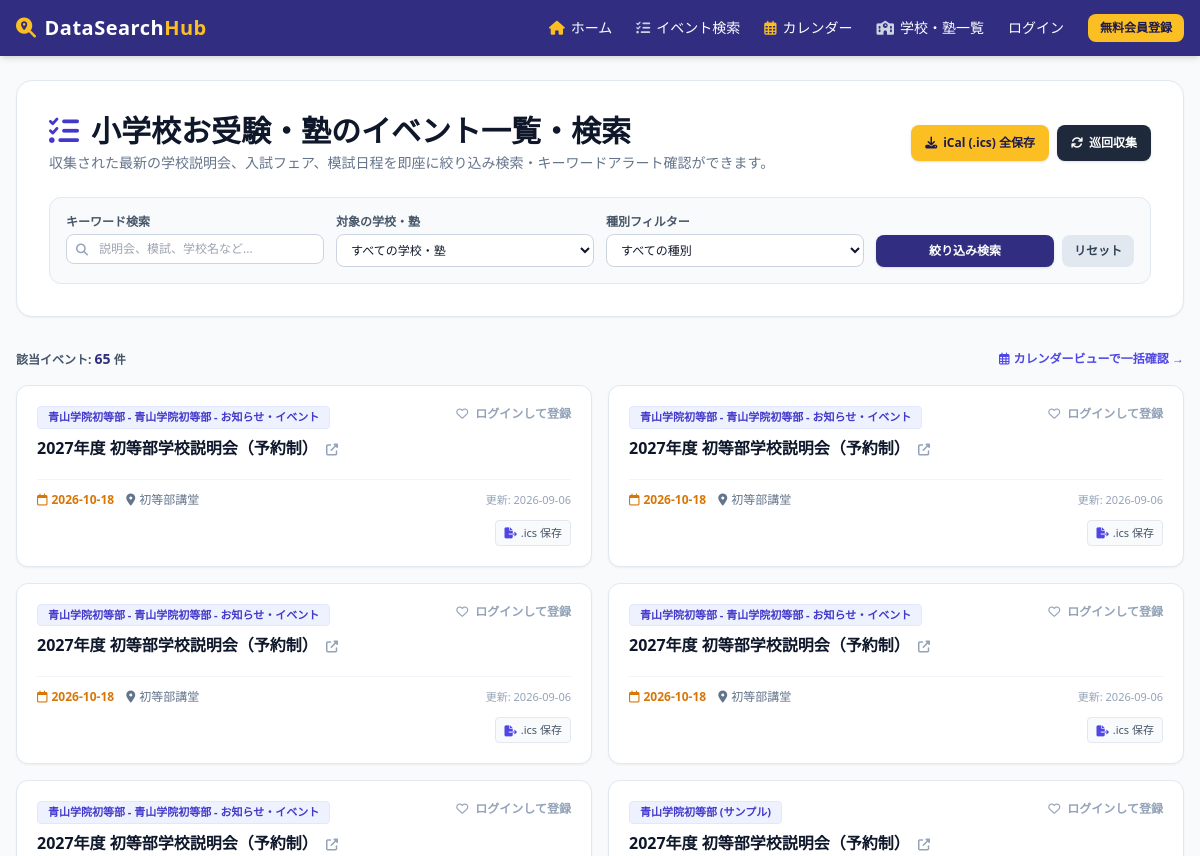
Before: /search (upper part) with the older database file.
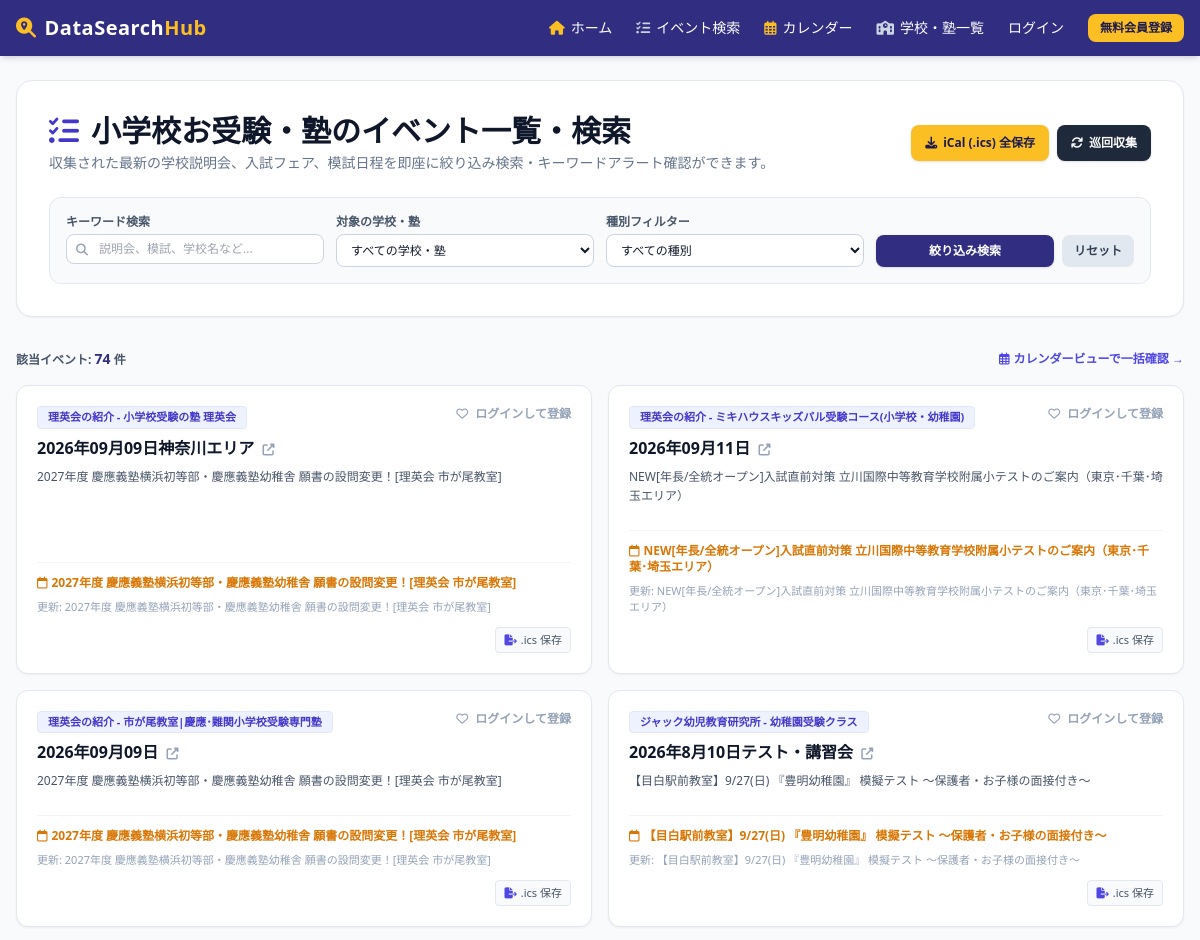
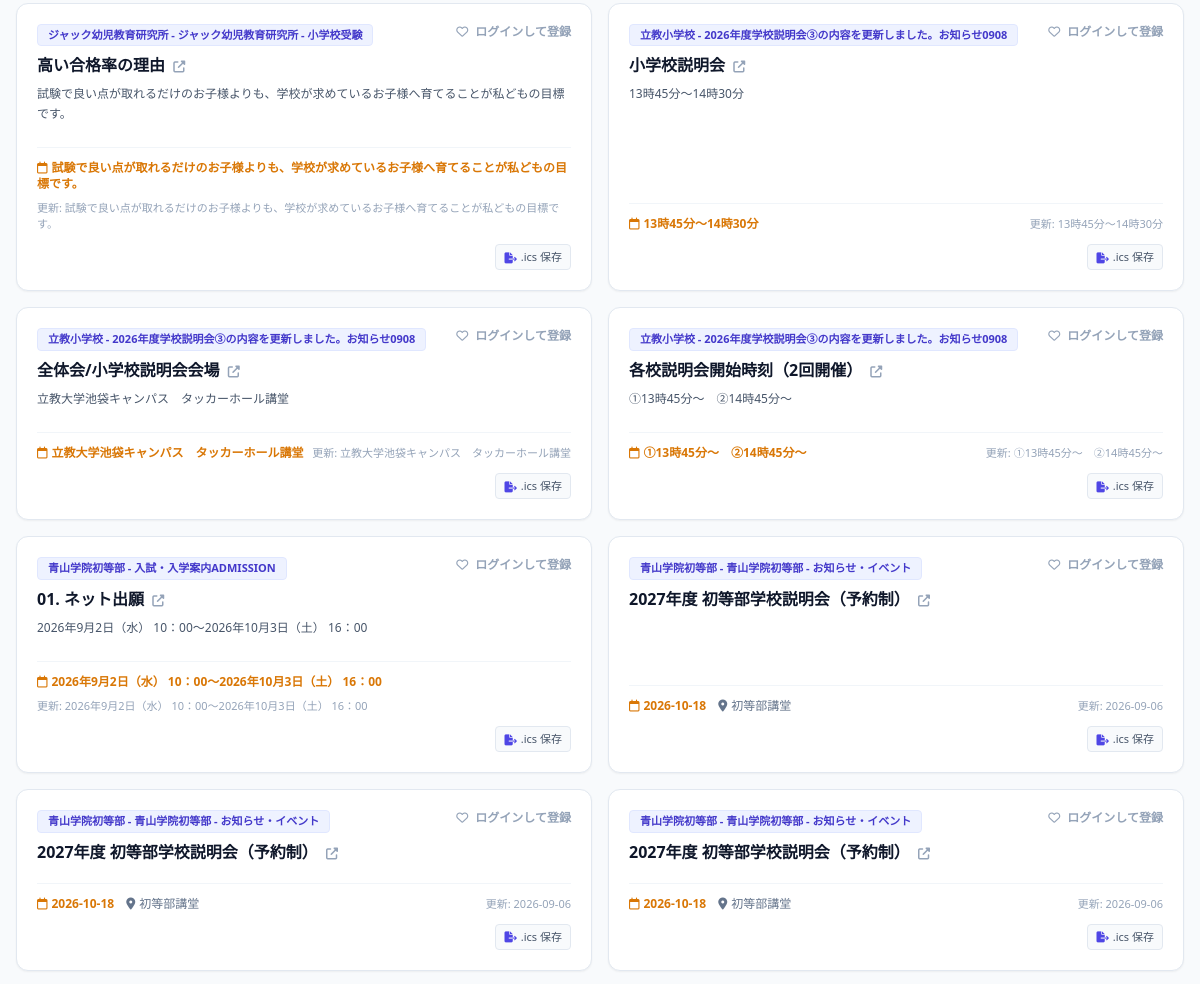
After: the same page with the newer database file (2 pictures, top to bottom).
### app/models/schema.py (models this page shows, shortened)
class Event(Base):
    __tablename__ = "events"
    id = Column(Integer, primary_key=True, index=True)
    source_id = Column(Integer, ForeignKey("sources.id"), nullable=False)
    title = Column(String, index=True, nullable=False)
    content = Column(Text, nullable=True)
    url = Column(String, nullable=True)
    published_date = Column(String, nullable=True)                      # 発表日 / 更新日
    event_date = Column(String, index=True, nullable=True)               # イベント開催日・試験日 (YYYY-MM-DD)
    location = Column(String, nullable=True)                            # 開催場所・会場
    created_at = Column(DateTime, default=datetime.utcnow)
    is_notified = Column(Boolean, default=False)                         # メール通知済みフラグ
    source = relationship("Source", back_populates="events")
    notifications = relationship("NotificationLog", back_populates="event", cascade="all, delete-orphan")

class Source(Base):
    __tablename__ = "sources"
    id = Column(Integer, primary_key=True, index=True)
    source_id = Column(String, unique=True, index=True, nullable=False) # e.g. keio_yochisha
    category_id = Column(Integer, ForeignKey("categories.id"), nullable=False)
    name = Column(String, nullable=False)                                # e.g. 慶應義塾幼稚舎
    type = Column(String, nullable=False)                                # e.g. school, cram_school
    url = Column(String, nullable=False)
    schedule_interval_minutes = Column(Integer, default=60)
    selectors_json = Column(Text, nullable=False)                        # スクレイピングルール (JSON文字列)
    last_scraped_at = Column(DateTime, nullable=True)                    # 最終巡回実行日時
    category = relationship("Category", back_populates="sources")
    events = relationship("Event", back_populates="source", cascade="all, delete-orphan")
    favorited_by = relationship("Favorite", back_populates="source", cascade="all, delete-orphan")

### app/main.py (the view)
@app.get("/events", response_class=HTMLResponse)
@app.get("/search", response_class=HTMLResponse)
async def events_search_page(
    request: Request,
    q: Optional[str] = Query(None),
    category: Optional[str] = Query("elementary_school"),
    source_id: Optional[str] = Query(None),
    event_type: Optional[str] = Query(None),
    db: Session = Depends(get_db)
):
    user = get_current_user_optional(request, db)
    categories = db.query(Category).all()
    sources = db.query(Source).all()
    query = db.query(Event).options(joinedload(Event.source))
    if category and category != "all":
        current_cat = db.query(Category).filter(Category.category_id == category).first()
        if current_cat:
            query = query.filter(Source.category_id == current_cat.id)
    parsed_source_id = None
    if source_id and source_id.isdigit():
        parsed_source_id = int(source_id)
        query = query.filter(Event.source_id == parsed_source_id)
    if event_type and event_type != "all":
        query = query.filter(Source.type == event_type)
    if q:
        search_term = f"%{q}%"
        query = query.filter(
            or_(
                Event.title.like(search_term),
                Event.content.like(search_term),
                Event.location.like(search_term),
                Source.name.like(search_term)
            )
        )
    events = query.order_by(Event.created_at.desc()).all()
    favorite_source_ids = []
    user_alert_keywords = []
    if user:
        favorite_source_ids = [fav.source_id for fav in user.favorites]
        user_alert_keywords = [alert.keyword for alert in user.keyword_alerts]
    for event in events:
        matched = []
        event_text = f"{event.title} {event.content or ''}"
        for kw in user_alert_keywords:
            if kw and kw.lower() in event_text.lower():
                matched.append(kw)
        event.matched_alerts = matched
    return templates.TemplateResponse(
        request=request,
        name="events.html",
        context={
            "user": user,
            "categories": categories,
            "sources": sources,
            "current_category_id": category,
            "selected_source_id": parsed_source_id,
            "selected_event_type": event_type,
            "search_query": q or "",
            "events": events,
            "favorite_source_ids": favorite_source_ids,
            "user_alert_keywords": user_alert_keywords
        }
    )

### app/templates/events.html (shortened to what the changed rows need)
{% extends "base.html" %}
{% block content %}
<div class="bg-white p-6 md:p-8 rounded-2xl shadow-sm border border-slate-200 mb-8 space-y-6">
    <div class="flex flex-col md:flex-row justify-between items-start md:items-center gap-4">
        <div>
            <h1 class="text-2xl md:text-3xl font-extrabold text-slate-900 flex items-center">
                <i class="fa-solid fa-list-check text-indigo-700 mr-3"></i>小学校お受験・塾のイベント一覧・検索
            </h1>
        </div>
    </div>
</div>
<div class="mb-4 flex justify-between items-center text-xs font-bold text-slate-600">
    <div>
        <span>該当イベント: <strong class="text-indigo-900 text-sm">{{ events|length }}</strong> 件</span>
    </div>
</div>
{% if events %}
<div class="grid grid-cols-1 md:grid-cols-2 gap-4">
    {% for event in events %}
    <div class="bg-white rounded-xl shadow-sm border border-slate-200 p-5 flex flex-col justify-between space-y-3 relative overflow-hidden transition hover:shadow-md hover:border-indigo-200">
        <div>
            <div class="flex justify-between items-start mb-2">
                <span class="text-[11px] font-bold bg-indigo-50 text-indigo-700 px-2.5 py-0.5 rounded border border-indigo-100">
                    {{ event.source.name }}
                </span>
                {% if user %}
                    {% if event.source_id in favorite_source_ids %}
                        <form action="/toggle-favorite" method="post" class="inline">
                            <input type="hidden" name="source_id" value="{{ event.source_id }}">
                            <button type="submit" title="お気に入り解除" class="text-xs bg-rose-50 hover:bg-rose-100 text-rose-600 font-bold px-2.5 py-1 rounded border border-rose-200 transition">
                                <i class="fa-solid fa-heart mr-1 text-rose-500"></i> お気に入り
                            </button>
                        </form>
                    {% else %}
                        <form action="/toggle-favorite" method="post" class="inline">
                            <input type="hidden" name="source_id" value="{{ event.source_id }}">
                            <button type="submit" title="お気に入り追加" class="text-xs bg-slate-100 hover:bg-slate-200 text-slate-700 font-bold px-2.5 py-1 rounded border border-slate-300 transition">
                                <i class="fa-regular fa-heart mr-1"></i> お気に入り追加
                            </button>
                        </form>
                    {% endif %}
                {% else %}
                    <a href="/login" class="text-xs text-slate-400 hover:text-indigo-600 font-bold">
                        <i class="fa-regular fa-heart mr-1"></i> ログインして登録
                    </a>
                {% endif %}
            </div>
            <h3 class="text-base font-bold text-slate-900 mb-2 leading-snug">
                <a href="{{ event.official_url }}" target="_blank" class="hover:text-indigo-600 transition">
                    {{ event.title }} <i class="fa-solid fa-up-right-from-square text-xs text-slate-400 ml-1"></i>
                </a>
            </h3>
            {% if event.content %}
            <p class="text-slate-600 text-xs mb-3 line-clamp-2 leading-relaxed">{{ event.content }}</p>
            {% endif %}
        </div>
        <div class="border-t border-slate-100 pt-3 text-xs font-medium text-slate-500 space-y-2">
            <div class="flex flex-wrap justify-between items-center gap-2">
                <div class="flex space-x-3">
                    {% if event.event_date %}
                    <span class="text-amber-600 font-bold">
                        <i class="fa-regular fa-calendar mr-1"></i>{{ event.event_date }}
                    </span>
                    {% endif %}
                    {% if event.location %}
                    <span class="truncate max-w-[150px]">
                        <i class="fa-solid fa-location-dot mr-1"></i>{{ event.location }}
                    </span>
                    {% endif %}
                </div>
                {% if event.published_date %}
                <span class="text-slate-400 text-[11px]">更新: {{ event.published_date }}</span>
                {% endif %}
            </div>
            <div class="flex justify-end space-x-2 pt-1">
                <a href="/events/{{ event.id }}/ical" class="text-[11px] text-slate-600 hover:text-indigo-700 bg-slate-50 hover:bg-indigo-50 border border-slate-200 px-2 py-1 rounded transition flex items-center">
                    <i class="fa-solid fa-file-export mr-1 text-indigo-600"></i> .ics 保存
                </a>
            </div>
        </div>
    </div>
    {% endfor %}
</div>
{% else %}
<div class="bg-white p-12 rounded-xl shadow-sm border border-slate-200 text-center text-slate-500">
    <i class="fa-solid fa-magnifying-glass text-4xl mb-3 text-slate-300"></i>
    <p class="font-bold">条件に一致するイベントが見つかりませんでした。</p>
    <p class="text-xs text-slate-400 mt-1">検索条件を変更するか、右上の「巡回収集」をお試しください。</p>
</div>
{% endif %}
{% endblock %}

Changed rows visible on the page:
no longer on this page (row unchanged): Event: source.name "青山学院初等部 - 青山学院初等部 - お知らせ・イベント", title "2027年度 初等部学校説明会（予約制）", event_date "2026-10-18", location "初等部講堂", published_date "2026-09-06"
no longer on this page (row unchanged): Event: source.name "青山学院初等部 - 青山学院初等部 - お知らせ・イベント", title "2027年度 初等部学校説明会（予約制）"
no longer on this page (row unchanged): Event: source.name "青山学院初等部 (サンプル)", title "2027年度 初等部学校説明会（予約制）"
added Event: source.name "理英会の紹介 - 小学校受験の塾 理英会", title "2026年09月09日神奈川エリア", content "2027年度 慶應義塾横浜初等部・慶應義塾幼稚舎 願書の設問変更！[理英会 市が尾教室]", event_date "2027年度 慶應義塾横浜初等部・慶應義塾幼稚舎 願書の設問変更！[理英会 市が尾教室]", published_date "2027年度 慶應義塾横浜初等部・慶應義塾幼稚舎 願書の設問変更！[理英会 市が尾教室]"
added Event: source.name "理英会の紹介 - ミキハウスキッズパル受験コース(小学校・幼稚園)", title "2026年09月11日", content "NEW[年長/全統オープン]入試直前対策 立川国際中等教育学校附属小テストのご案内（東京･千葉･埼玉エリア）", event_date "NEW[年長/全統オープン]入試直前対策 立川国際中等教育学校附属小テストのご案内（東京･千葉･埼玉エリア）", published_date "NEW[年長/全統オープン]入試直前対策 立川国際中等教育学校附属小テストのご案内（東京･千葉･埼玉エリア）"
added Event: source.name "理英会の紹介 - 市が尾教室|慶應･難関小学校受験専門塾", title "2026年09月09日", content "2027年度 慶應義塾横浜初等部・慶應義塾幼稚舎 願書の設問変更！[理英会 市が尾教室]", event_date "2027年度 慶應義塾横浜初等部・慶應義塾幼稚舎 願書の設問変更！[理英会 市が尾教室]", published_date "2027年度 慶應義塾横浜初等部・慶應義塾幼稚舎 願書の設問変更！[理英会 市が尾教室]"
added Event: source.name "ジャック幼児教育研究所 - 幼稚園受験クラス", title "2026年8月10日テスト・講習会", content "【目白駅前教室】9/27(日) 『豊明幼稚園』 模擬テスト ～保護者・お子様の面接付き～", event_date "【目白駅前教室】9/27(日) 『豊明幼稚園』 模擬テスト ～保護者・お子様の面接付き～", published_date "【目白駅前教室】9/27(日) 『豊明幼稚園』 模擬テスト ～保護者・お子様の面接付き～"
added Event: source.name "ジャック幼児教育研究所 - ジャック幼児教育研究所 - 小学校受験", title "高い合格率の理由", content "試験で良い点が取れるだけのお子様よりも、学校が求めているお子様へ育てることが私どもの目標です。", event_date "試験で良い点が取れるだけのお子様よりも、学校が求めているお子様へ育てることが私どもの目標です。", published_date "試験で良い点が取れるだけのお子様よりも、学校が求めているお子様へ育てることが私どもの目標です。"
added Event: source.name "立教小学校 - 2026年度学校説明会③の内容を更新しました。お知らせ0908", title "小学校説明会", content "13時45分～14時30分", event_date "13時45分～14時30分", published_date "13時45分～14時30分"
added Event: source.name "立教小学校 - 2026年度学校説明会③の内容を更新しました。お知らせ0908", title "全体会/小学校説明会会場", content "立教大学池袋キャンパス タッカーホール講堂", event_date "立教大学池袋キャンパス タッカーホール講堂", published_date "立教大学池袋キャンパス タッカーホール講堂"
added Event: source.name "立教小学校 - 2026年度学校説明会③の内容を更新しました。お知らせ0908", title "各校説明会開始時刻（2回開催）", content "①13時45分～ ②14時45分～", event_date "①13時45分～ ②14時45分～", published_date "①13時45分～ ②14時45分～"
added Event: source.name "青山学院初等部 - 入試・入学案内ADMISSION", title "01. ネット出願", content "2026年9月2日（水） 10：00〜2026年10月3日（土） 16：00", event_date "2026年9月2日（水） 10：00〜2026年10月3日（土） 16：00", published_date "2026年9月2日（水） 10：00〜2026年10月3日（土） 16：00"
Other visible differences:
{{ events|length }}: "65" → "74"
